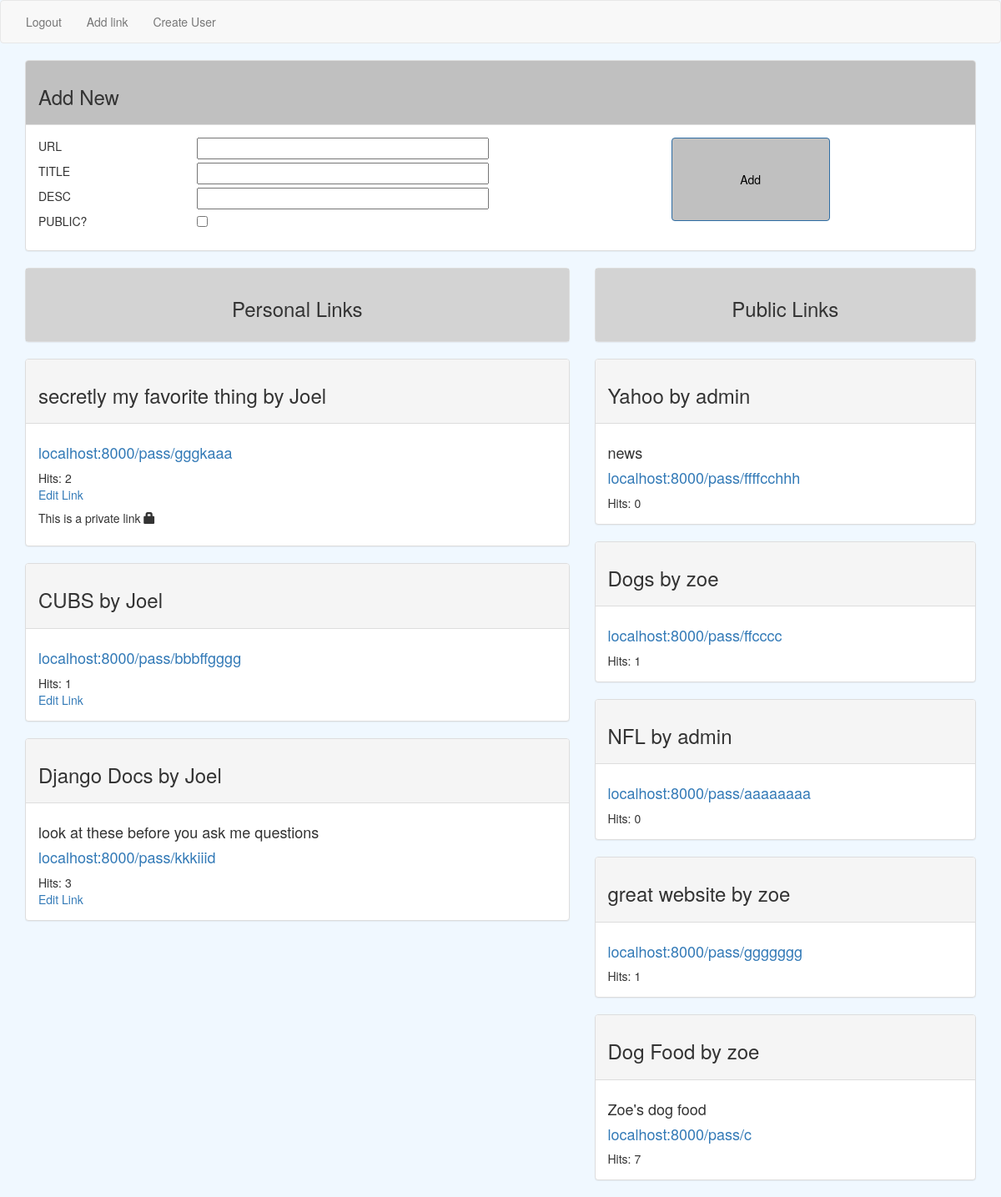
Screenshot of / (signed in) with the database file from the repository.
### app/models.py (models this page shows, shortened)
class Link(models.Model):
    url = models.URLField(max_length = 250)
    title = models.CharField(max_length = 50)
    description = models.CharField(max_length = 150, null=True, blank=True)
    user = models.ForeignKey('auth.User')
    created = models.DateTimeField(auto_now_add=True)
    short_url = models.CharField(max_length = 40)
    public = models.BooleanField(default=False)
    class Meta:
        ordering = ['-created']
    @property
    def count(self):
        return self.hit_set.all().count

### app/views.py (the view)
# urls.py: url(r'^$', LinkListView.as_view(), name="link_list_view"),
class LinkListView(ListView):
    model = Link
    def get_context_data(self):
        context = super().get_context_data()
        if not self.request.user.is_authenticated:
            public = Link.objects.filter(public = True)
            context["public"] = public
        else:
            user_link = Link.objects.filter(user= self.request.user)
            public = Link.objects.filter(public = True)
            public_ex = public.exclude(user = self.request.user)
            context["user_link"] = user_link
            context["public_ex"] = public_ex
        return context

### templates/app/link_list.html (shortened to what this page needs)
{% extends 'base.html' %}
{% block content %}
{% if not request.user.is_authenticated %}
{% for link in public %}
<div class="panel panel-default">
 <div class="panel-body">
   <h2>{{ link.title }} by {{ link.user }}</h2>
    <h4>{{ link.description }}</h4>
      <h3><a href="{% url 'pass_through_view' link.short_url%}">localhost:8000/pass/{{ link.short_url }}</a></h3>
        Hits: {{ link.count }}<br>
{% if link.user == request.user %}
<a href="{% url 'link_update_view' link.id%}">Edit Link</a>
{% endif %}
</div>
</div>
{% endfor %}
{% else %}
<div class="row">
  <div class="col-md-12">
    <div class="panel panel-default">
      <div class="panel-heading add-new">
        <h3>Add New</h3>
      </div>
     <div class="panel-body">
       <form name="form" class="" action="{% url 'link_create_view' %}" method="post">
         <div class="row">
           <div class="col-md-2">
             <div class="row input-box"> URL </div>
             <div class="row input-box"> TITLE  </div>
             <div class="row input-box"> DESC </div>
             <div class="row input-box"> PUBLIC? </div>
           </div>
             <div class="col-md-6">
               <div class="row input-box"> <input class="box" type="text" name="url" value=""> </div>
               <div class="row input-box"> <input class="box" type="text" name="title" value=""> </div>
               <div class="row input-box"> <input class="box" type="text" name="description" value=""> </div>
               <div class="row input-box"> <input type="checkbox" name="public" value="True">
                </div>
             </div>
             <div class="col-md-3">
               <input type="submit" onclick="fillForm();" class="btn btn-primary add-link" name="name" value="Add">
             </div>
           </div>
       </form>
     </div>
   </div>
  </div>
</div>
<div class="row">
  <div class="col-md-7">
    <div class="panel panel-default">
     <div class="panel-body link-tab-top">
       <h3>Personal Links</h3>
     </div>
   </div>
{% for link in user_link %}
<div class="panel panel-default">
   <div class="panel-heading">
 <h3>{{ link.title }} by {{ link.user }}</h3>
   </div>
 <div class="panel-body">
    <h4>{{ link.description }}</h4>
      <h4><a href="{% url 'pass_through_view' link.short_url%}">localhost:8000/pass/{{ link.short_url }}</a></h4>
        Hits: {{ link.count }}<br>
{% if link.user == request.user %}
<a href="{% url 'link_update_view' link.id%}">Edit Link</a>
{% endif %}
{% if link.user == request.user and link.public == False %}
<h5> This is a private link <span class="glyphicon glyphicon-lock" aria-hidden="true"></span></h5> {% endif %}
</div>
</div>
{% endfor %}
{% endif %}
</div>
<div class="col-md-5">
{% if request.user.is_authenticated %}
<div class="panel panel-default">
 <div class="panel-body link-tab-top">
   <h3>Public Links</h3>
 </div>
</div>
{% for link in public_ex %}
<div class="panel panel-default">
 <div class="panel-heading">
<h3>{{ link.title }} by {{ link.user }}</h3>
</div>
<div class="panel-body">
 <h4>{{ link.description }}</h4>
   <h4><a href="{% url 'pass_through_view' link.short_url%}">localhost:8000/pass/{{ link.short_url }}</a></h4>
     Hits: {{ link.count }}
     </div>
 </div>
{% endfor %}
{% endif %}
</div>
</div>
{% endblock %}

### app/static/css/theme.css (style rules this page uses)
body { background-color: #F0F8FF; }
.box { width: 350px; }
.input-box { height: 30px; margin-left: 0px; }
.add-link { background-color: silver; color: black; height: 100px; width: 190px; margin-right: 10px !important; }
.add-new { background-color: silver !important; }
.link-tab-top { background-color: lightgrey; text-align: center; }

### rows the page displays
Link: title "secretly my favorite thing", user "Joel", short_url "gggkaaa", count "2", shows "Edit Link", public "This is a private link"
Link: title "CUBS", user "Joel", short_url "bbbffgggg", count "1", shows "Edit Link"
Link: title "Django Docs", user "Joel", description "look at these before you ask me questions", short_url "kkkiiid", count "3", shows "Edit Link"
Link: title "Yahoo", user "admin", description "news", short_url "ffffcchhh", count "0"
Link: title "Dogs", user "zoe", short_url "ffcccc", count "1"
Link: title "NFL", user "admin", short_url "aaaaaaaa", count "0"
Link: title "great website", user "zoe", short_url "ggggggg", count "1"
Link: title "Dog Food", user "zoe", description "Zoe's dog food", short_url "c", count "7"
